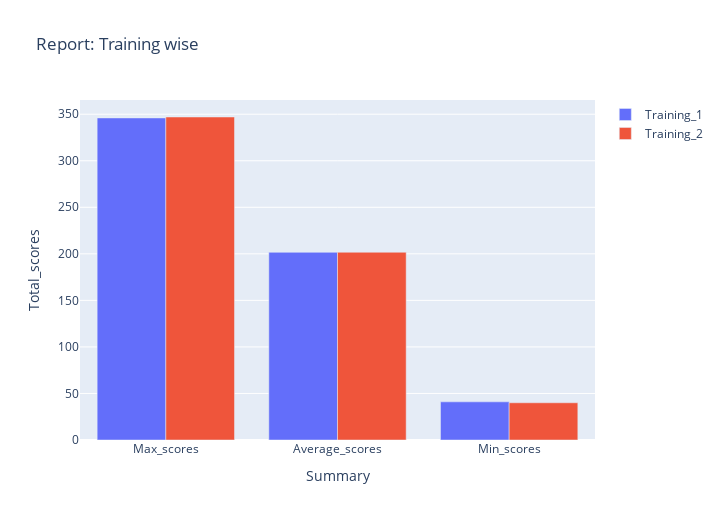

Notebook code for this chart:
### Code cell
# Report: Training wise
name = ['Max_scores','Average_scores','Min_scores']
y1_ =[tra_summary.Max_scores[0],tra_summary.Average_scores[0],tra_summary.Min_scores[0]]
y2_ =[tra_summary.Max_scores[1],tra_summary.Average_scores[1],tra_summary.Min_scores[1]]
fig = go.Figure(data=[
    go.Bar(name='Training_1', x=name,y=y1_),
    go.Bar(name='Training_2', x=name,y=y2_)
  

])
# Change the bar mode
fig.update_layout(title='Report: Training wise',xaxis={'title': 'Summary'},yaxis={'title':'Total_scores'},height=520,width=720,barmode='group')
fig.show()

### Figure 1 — Plotly figure (JSON) as saved in the notebook; plotly's stock layout.template omitted (floating-point values rounded to 4 significant figures)
{"data": [{"name": "Training_1", "type": "bar", "x": ["Max_scores", "Average_scores", "Min_scores"], "y": [346, 201.6, 41]}, {"name": "Training_2", "type": "bar", "x": ["Max_scores", "Average_scores", "Min_scores"], "y": [347, 201.7, 40]}], "layout": {"barmode": "group", "height": 520, "title": {"text": "Report: Training wise"}, "width": 720, "xaxis": {"title": {"text": "Summary"}}, "yaxis": {"title": {"text": "Total_scores"}}}}
